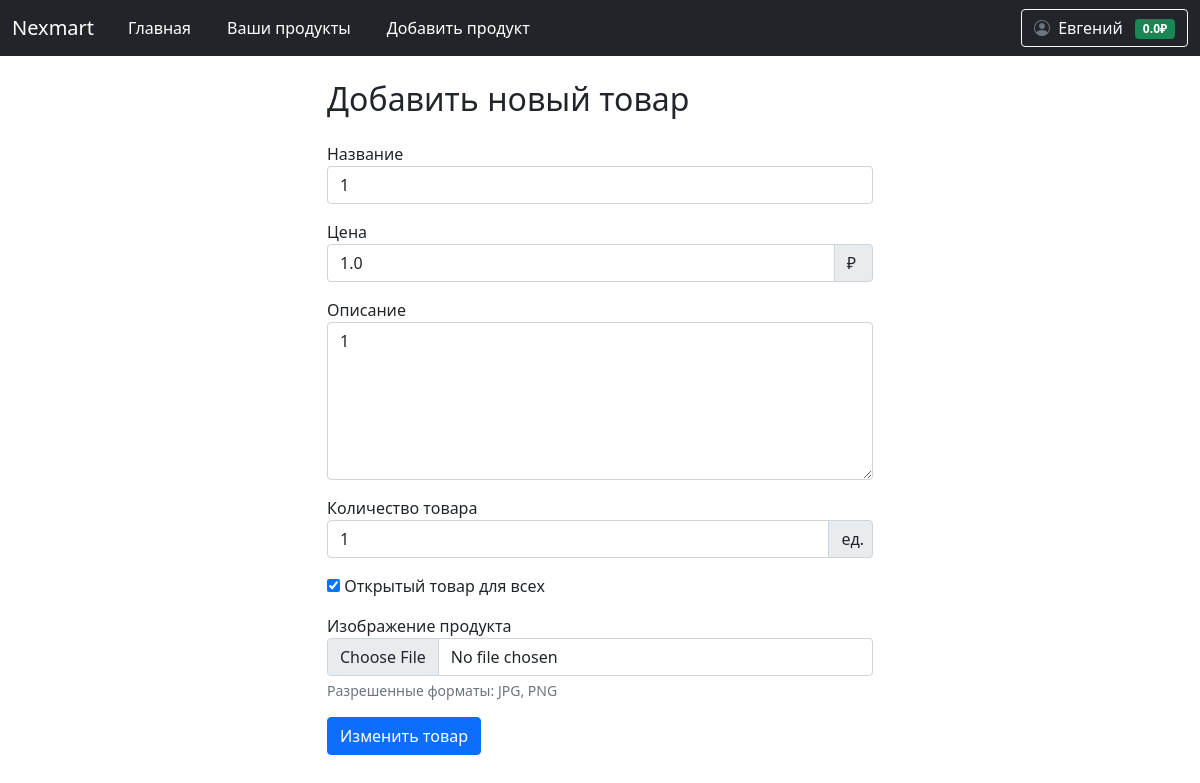
Page /user/products/edit/1 (signed in) on the earlier database version.
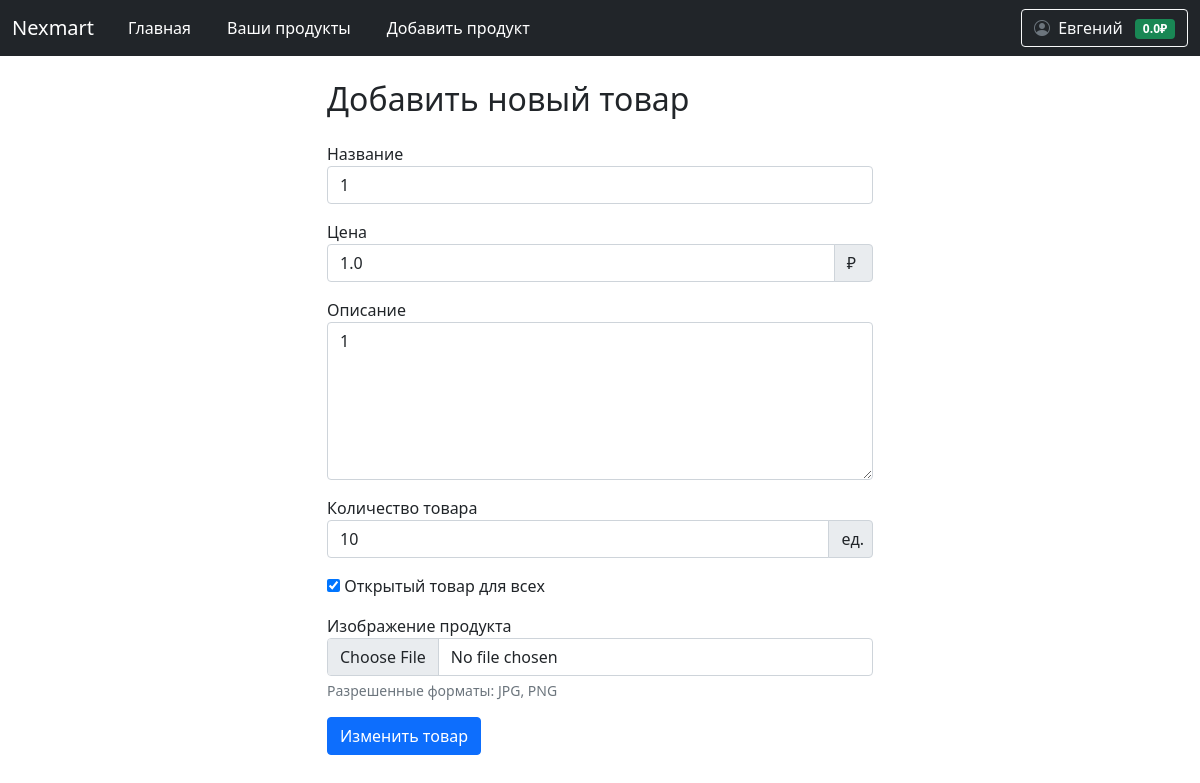
Same page on the later database version.
### data/product.py (models this page shows)
class Product(SqlAlchemyBase):
    __tablename__ = 'products'
    id = sqlalchemy.Column(sqlalchemy.Integer, primary_key=True, autoincrement=True)
    name = sqlalchemy.Column(sqlalchemy.String, nullable=False)
    price = sqlalchemy.Column(sqlalchemy.Float, nullable=False)
    description = sqlalchemy.Column(sqlalchemy.Text)
    created_date = sqlalchemy.Column(sqlalchemy.DateTime, default=datetime.datetime.now)
    open = sqlalchemy.Column(sqlalchemy.Boolean)  # открыт ли продукт для общего доступа
    amount_available = sqlalchemy.Column(sqlalchemy.Integer)  # сколько есть продукта для продажи
    amount_sell = sqlalchemy.Column(sqlalchemy.Integer)  # сколько продано для статистики
    image = sqlalchemy.Column(sqlalchemy.String)
    user_id = sqlalchemy.Column(sqlalchemy.Integer, sqlalchemy.ForeignKey('users.id'))
    user = sqlalchemy.orm.relationship('User', back_populates='products')

### main.py (the view, shortened to what this page needs)
@app.route('/user/products/edit/<int:product_id>', methods=['GET', "POST"])
@login_required
def edit_product(product_id):
    form = ProductForm()
    db_sess = db_session.create_session()
    product = db_sess.query(Product).filter(and_(Product.id == product_id, Product.user_id == current_user.id)).first()
    if not product:
        abort(404)
    if request.method == 'GET':
        form.name.data = product.name
        form.price.data = product.price
        form.description.data = product.description
        form.amount_available.data = product.amount_available
        form.open.data = product.open
        form.submit.label.text = 'Изменить товар'
        return render_template('add_product.html', form=form)

### form/product.py
class ProductForm(FlaskForm):
    name = StringField('Название', validators=[DataRequired()])
    price = FloatField('Цена', validators=[DataRequired()])
    description = TextAreaField('Описание')
    image = FileField('Изображение продукта', validators=[FileAllowed(['jpg', 'png', 'jpeg'])])
    amount_available = IntegerField('Количество товара')
    open = BooleanField('Открытый товар для всех', default=False)
    submit = SubmitField('Добавить товар')

### data/db_session.py (called while the page is built)
def create_session() -> Session:
    global __factory
    return __factory()

### main.py (called while the page is built)
@login_manager.user_loader
def load_user(user_id):
    db_sess = db_session.create_session()
    return db_sess.query(User).get(user_id)

### templates/add_product.html (shortened to what this page needs)
{% extends 'base.html' %}
{% block content %}
<div class="row">
    <div class="col-md-6 mx-auto">
        <h2 class="mb-4">Добавить новый товар</h2>
        <form method="POST" enctype="multipart/form-data">
            <div class="mb-3">
                {{ form.name.label }}
                {{ form.name(class="form-control") }}
            </div>
            <div class="mb-3">
                {{ form.price.label }}
                <div class="input-group">
                    {{ form.price(class="form-control") }}
                    <span class="input-group-text pe-3">₽</span>
                </div>
            </div>
            <div class="mb-3">
                {{ form.description.label }}
                {{ form.description(class="form-control", rows=6) }}
            </div>
            <div class="mb-3">
                {{ form.amount_available.label }}
                <div class="input-group">
                    {{ form.amount_available(class="form-control") }}
                    <span class="input-group-text pe-2">ед.</span>
                </div>
            </div>
            <p>{{ form.open() }} {{ form.open.label }}</p>
            <div class="mb-3">
                {{ form.image.label }}
                {{ form.image(class="form-control") }}
                <div class="form-text">Разрешенные форматы: JPG, PNG</div>
            </div>
            {{ form.submit(type="submit", class="btn btn-primary") }}
        </form>
    </div>
</div>
{% endblock %}

Differences in the rows shown:
changed Product: amount_available "1" → "10"
